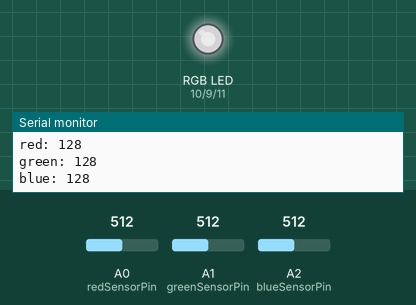
This sketch was run on a simulated Arduino Uno, built with avr-gcc and run on an emulated ATmega328P. Parts: an RGB LED mixed from three pins (HIGH = lit), the last lines printed to the serial monitor. The inputs (shaded band) are chosen by the test bench; at power-on: A0 (redSensorPin) = 512, A1 (greenSensorPin) = 512, A2 (blueSensorPin) = 512. Dim RGB values are drawn brighter than linear.

Above: at 3.3 s.
3.4 s: A0 (redSensorPin) set to 716
At 6.4 s:
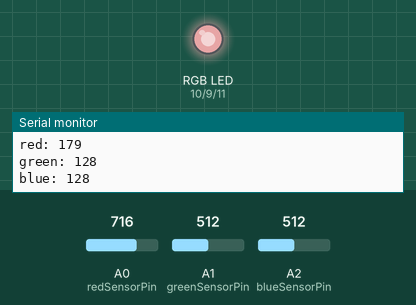
7.0 s: A1 (greenSensorPin) set to 716
At 8.8 s:
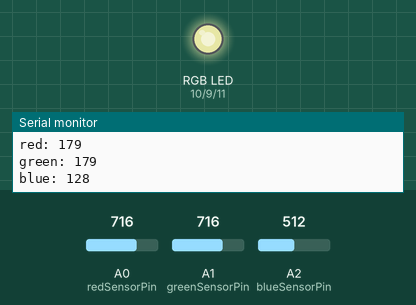
10.3 s: A2 (blueSensorPin) set to 716
At 13.5 s:
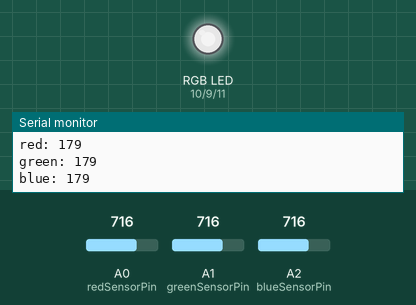
14.5 s: A0 (redSensorPin) set to 900
At 17.0 s:
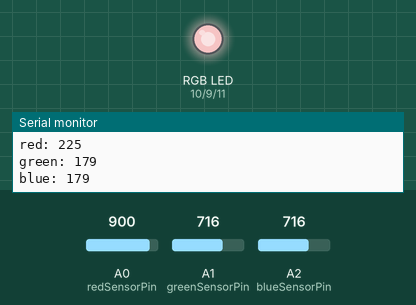
17.8 s: A1 (greenSensorPin) set to 900
At 21.7 s:
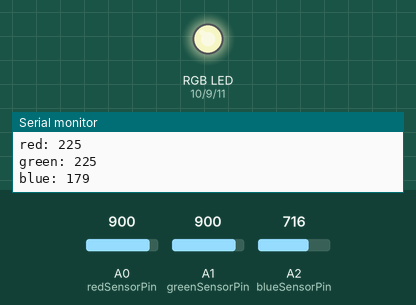
22.1 s: A2 (blueSensorPin) set to 900
At 24.0 s:
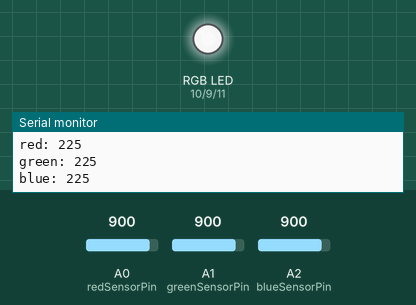
Timing chart, 0 to 25.5 s (numbered marks = the images above; inputs shaded):
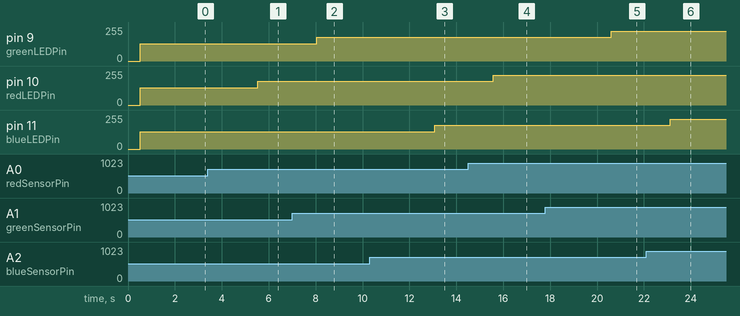

Measured:
- after the input at 3.4 s, pin 10 (redLEDPin): 128/255 → 179/255 after 2.1 s
- after the input at 7.0 s, pin 9 (greenLEDPin): 128/255 → 179/255 after 1.0 s
- after the input at 10.3 s, pin 11 (blueLEDPin): 128/255 → 179/255 after 2.8 s
- after the input at 14.5 s, pin 10 (redLEDPin): 179/255 → 225/255 after 1.1 s
- after the input at 17.8 s, pin 9 (greenLEDPin): 179/255 → 225/255 after 2.8 s
- after the input at 22.1 s, pin 11 (blueLEDPin): 179/255 → 225/255 after 1.0 s

The sketch:

Color_Mixing_Lamp.ino
```cpp
const int greenLEDPin = 9;
const int redLEDPin = 10;
const int blueLEDPin = 11;

const int redSensorPin = A0;
const int greenSensorPin = A1;
const int blueSensorPin = A2;

int redValue = 0;
int greenValue = 0;
int blueValue = 0;

int redSensorValue = 0;
int greenSensorValue = 0;
int blueSensorValue = 0;

void setup() {
  Serial.begin(9600);
  //Setup pins
  pinMode(greenLEDPin, OUTPUT);
  pinMode(redLEDPin, OUTPUT);
  pinMode(blueLEDPin, OUTPUT);

}

void loop() {
  //Ged sensor values
  redSensorValue = analogRead(redSensorPin);
  delay(5);
  greenSensorValue = analogRead(greenSensorPin);
  delay(5);
  blueSensorValue = analogRead(blueSensorPin);
  //Print sensor values
  Serial.print("\nRaw Sensor Values\nred: ");
  Serial.println(redSensorValue);
  Serial.print("green: ");
  Serial.println(greenSensorValue);
  Serial.print("blue: ");
  Serial.println(blueSensorValue);
  //Convert sensor values for analogWrite()
  redValue = redSensorValue/4;
  greenValue = greenSensorValue/4;
  blueValue = blueSensorValue/4;
  //Divide by 4 to convert from 0-1023 to 0-255
  //Print color values
  delay(500);
  Serial.print("\nMapped Sensor Values\nred: ");
  Serial.println(redValue);
  Serial.print("green: ");
  Serial.println(greenValue);
  Serial.print("blue: ");
  Serial.println(blueValue);
  //Set LED light levels with analogWrite(), set pins, and color values
  analogWrite(redLEDPin, redValue);
  analogWrite(greenLEDPin, greenValue);
  analogWrite(blueLEDPin, blueValue);
  delay(2000);


}
```
